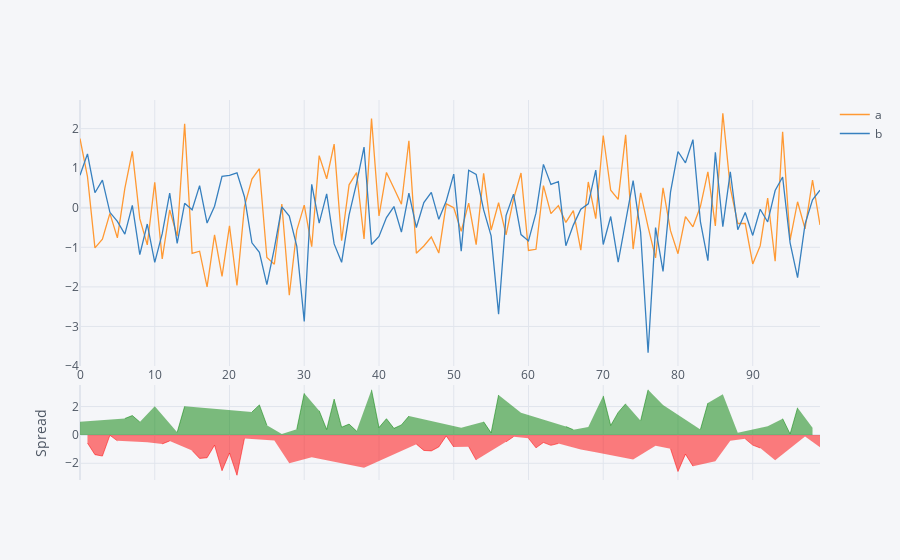

Notebook cell for this chart:
### Code cell
# Gráfico que nos añade uno abajo simétrico par acomparar entre 2 columnas
dataframe[['a','b']].iplot(kind='spread')

### Figure 1 — Plotly figure (JSON) as saved in the notebook; plotly's stock layout.template omitted (floating-point values rounded to 4 significant figures)
{"data": [{"line": {"color": "rgba(255, 153, 51, 1.0)", "dash": "solid", "shape": "linear", "width": 1.3}, "mode": "lines", "name": "a", "text": "", "type": "scatter", "x": [0, 1, 2, 3, 4, 5, 6, 7, 8, 9, 10, 11, 12, 13, 14, 15, 16, 17, 18, 19, 20, 21, 22, 23, 24, 25, 26, 27, 28, 29, 30, 31, 32, 33, 34, 35, 36, 37, 38, 39, 40, 41, 42, 43, 44, 45, 46, 47, 48, 49, 50, 51, 52, 53, 54, 55, 56, 57, 58, 59, 60, 61, 62, 63, 64, 65, 66, 67, 68, 69, 70, 71, 72, 73, 74, 75, 76, 77, 78, 79, 80, 81, 82, 83, 84, 85, 86, 87, 88, 89, 90, 91, 92, 93, 94, 95, 96, 97, 98, 99], "y": [1.751, 0.7897, -1.014, -0.7928, -0.1432, -0.7613, 0.4899, 1.425, -0.2748, -0.9379, 0.6434, -1.292, -0.05474, -0.7199, 2.126, -1.154, -1.099, -2.002, -0.6847, -1.734, -0.4585, -1.965, 0.03025, 0.7257, 0.9879, -1.257, -1.428, 0.09497, -2.211, -0.5729, 0.06527, -0.9849, 1.317, 0.7339, 1.608, -0.8349, 0.5806, 0.8903, -0.7872, 2.255, -0.2067, 0.8927, 0.4919, 0.08836, 1.694, -1.152, -0.9673, -0.7411, -1.145, 0.09937, 0.001119, -0.5929, 0.1191, -0.9334, 0.8709, -0.5663, 0.1273, -0.6846, 0.2168, 0.8778, -1.079, -1.05, 0.5605, -0.1497, 0.05348, -0.3704, -0.07024, -1.07, 0.6517, -0.2751, 1.826, 0.4436, 0.2115, 1.843, -1.045, 0.379, -0.4806, -1.268, 0.5048, -0.5795, -1.162, -0.2221, -0.4816, 0.0295, 0.9071, -0.4577, 2.389, 0.5012, -0.3977, -0.3984, -1.421, -0.9594, 0.244, -1.352, 1.924, -0.817, 0.152, -0.5344, 0.6969, -0.4331]}, {"line": {"color": "rgba(55, 128, 191, 1.0)", "dash": "solid", "shape": "linear", "width": 1.3}, "mode": "lines", "name": "b", "text": "", "type": "scatter", "x": [0, 1, 2, 3, 4, 5, 6, 7, 8, 9, 10, 11, 12, 13, 14, 15, 16, 17, 18, 19, 20, 21, 22, 23, 24, 25, 26, 27, 28, 29, 30, 31, 32, 33, 34, 35, 36, 37, 38, 39, 40, 41, 42, 43, 44, 45, 46, 47, 48, 49, 50, 51, 52, 53, 54, 55, 56, 57, 58, 59, 60, 61, 62, 63, 64, 65, 66, 67, 68, 69, 70, 71, 72, 73, 74, 75, 76, 77, 78, 79, 80, 81, 82, 83, 84, 85, 86, 87, 88, 89, 90, 91, 92, 93, 94, 95, 96, 97, 98, 99], "y": [0.821, 1.363, 0.3807, 0.6993, -0.1147, -0.3424, -0.6672, 0.06119, -1.187, -0.4105, -1.379, -0.6542, 0.3715, -0.8986, 0.1123, -0.05089, 0.5604, -0.3881, 0.039, 0.7944, 0.8179, 0.8817, 0.2791, -0.8864, -1.129, -1.942, -1.024, 0.0231, -0.2118, -0.9687, -2.873, 0.5928, -0.3886, 0.3526, -0.9145, -1.38, -0.1804, 0.6214, 1.533, -0.9295, -0.7246, -0.2488, 0.03133, -0.6161, 0.3675, -0.4995, 0.1296, 0.3894, -0.2927, 0.1707, 0.8526, -1.097, 0.9489, 0.8427, -0.05346, -0.711, -2.69, -0.1968, 0.3447, -0.6782, -0.8379, -0.1366, 1.097, 0.5892, 0.6586, -0.9586, -0.4386, -0.03757, 0.09797, 0.9528, -0.9292, -0.2216, -1.377, -0.3518, 0.6872, -0.6181, -3.665, -0.503, -1.61, 0.3964, 1.422, 1.134, 1.722, -0.3494, -1.338, 1.405, -0.4787, 0.9055, -0.5559, -0.1192, -0.6997, -0.0368, -0.359, 0.4365, 0.7767, -0.8863, -1.766, -0.4127, 0.2009, 0.4456]}, {"connectgaps": false, "fill": "tozeroy", "line": {"color": "green", "dash": "solid", "shape": "linear", "width": 0.5}, "mode": "lines", "name": "Spread", "showlegend": false, "type": "scatter", "x": [0, 1, 2, 3, 4, 5, 6, 7, 8, 9, 10, 11, 12, 13, 14, 15, 16, 17, 18, 19, 20, 21, 22, 23, 24, 25, 26, 27, 28, 29, 30, 31, 32, 33, 34, 35, 36, 37, 38, 39, 40, 41, 42, 43, 44, 45, 46, 47, 48, 49, 50, 51, 52, 53, 54, 55, 56, 57, 58, 59, 60, 61, 62, 63, 64, 65, 66, 67, 68, 69, 70, 71, 72, 73, 74, 75, 76, 77, 78, 79, 80, 81, 82, 83, 84, 85, 86, 87, 88, 89, 90, 91, 92, 93, 94, 95, 96, 97, 98, 99], "xaxis": "x2", "y": [0.9299, "", "", "", "", "", 1.157, 1.364, 0.9126, "", 2.022, "", "", 0.1787, 2.014, "", "", "", "", "", "", "", "", 1.612, 2.117, 0.6841, "", 0.07187, "", 0.3958, 2.938, "", 1.706, 0.3812, 2.523, 0.5448, 0.761, 0.2689, "", 3.185, 0.5179, 1.142, 0.4606, 0.7045, 1.326, "", "", "", "", "", "", 0.5042, "", "", 0.9243, 0.1447, 2.817, "", "", 1.556, "", "", "", "", "", 0.5882, 0.3684, "", 0.5537, "", 2.756, 0.6652, 1.588, 2.195, "", 0.9971, 3.184, "", 2.115, "", "", "", "", 0.3789, 2.245, "", 2.867, "", 0.1582, "", "", "", 0.603, "", 1.147, 0.06929, 1.918, "", 0.496, ""], "yaxis": "y2"}, {"connectgaps": false, "fill": "tozeroy", "line": {"color": "red", "dash": "solid", "shape": "linear", "width": 0.5}, "mode": "lines", "name": "Spread", "showlegend": false, "type": "scatter", "x": [0, 1, 2, 3, 4, 5, 6, 7, 8, 9, 10, 11, 12, 13, 14, 15, 16, 17, 18, 19, 20, 21, 22, 23, 24, 25, 26, 27, 28, 29, 30, 31, 32, 33, 34, 35, 36, 37, 38, 39, 40, 41, 42, 43, 44, 45, 46, 47, 48, 49, 50, 51, 52, 53, 54, 55, 56, 57, 58, 59, 60, 61, 62, 63, 64, 65, 66, 67, 68, 69, 70, 71, 72, 73, 74, 75, 76, 77, 78, 79, 80, 81, 82, 83, 84, 85, 86, 87, 88, 89, 90, 91, 92, 93, 94, 95, 96, 97, 98, 99], "xaxis": "x2", "y": ["", -0.5731, -1.395, -1.492, -0.02852, -0.4188, "", "", "", -0.5274, "", -0.6376, -0.4262, "", "", -1.103, -1.659, -1.614, -0.7237, -2.528, -1.276, -2.847, -0.2489, "", "", "", -0.4037, "", -1.999, "", "", -1.578, "", "", "", "", "", "", -2.321, "", "", "", "", "", "", -0.6523, -1.097, -1.13, -0.8522, -0.0713, -0.8514, "", -0.8298, -1.776, "", "", "", -0.4878, -0.1279, "", -0.2414, -0.9133, -0.5368, -0.7389, -0.6052, "", "", -1.032, "", -1.228, "", "", "", "", -1.732, "", "", -0.7654, "", -0.9759, -2.584, -1.357, -2.203, "", "", -1.862, "", -0.4043, "", -0.2793, -0.7214, -0.9226, "", -1.789, "", "", "", -0.1218, "", -0.8788], "yaxis": "y2"}], "layout": {"hovermode": "x", "legend": {"bgcolor": "#F5F6F9", "font": {"color": "#4D5663"}}, "paper_bgcolor": "#F5F6F9", "plot_bgcolor": "#F5F6F9", "title": {"font": {"color": "#4D5663"}}, "xaxis": {"gridcolor": "#E1E5ED", "showgrid": true, "tickfont": {"color": "#4D5663"}, "title": {"font": {"color": "#4D5663"}, "text": ""}, "zerolinecolor": "#E1E5ED"}, "xaxis2": {"anchor": "y2", "gridcolor": "#E1E5ED", "showgrid": true, "showticklabels": false, "tickfont": {"color": "#4D5663"}, "title": {"font": {"color": "#4D5663"}, "text": ""}, "zerolinecolor": "#E1E5ED"}, "yaxis": {"domain": [0.3, 1], "gridcolor": "#E1E5ED", "showgrid": true, "tickfont": {"color": "#4D5663"}, "title": {"font": {"color": "#4D5663"}, "text": ""}, "zerolinecolor": "#E1E5ED"}, "yaxis2": {"domain": [0, 0.25], "gridcolor": "#E1E5ED", "showgrid": true, "tickfont": {"color": "#4D5663"}, "title": {"font": {"color": "#4D5663"}, "text": "Spread"}, "zerolinecolor": "#E1E5ED"}}}
